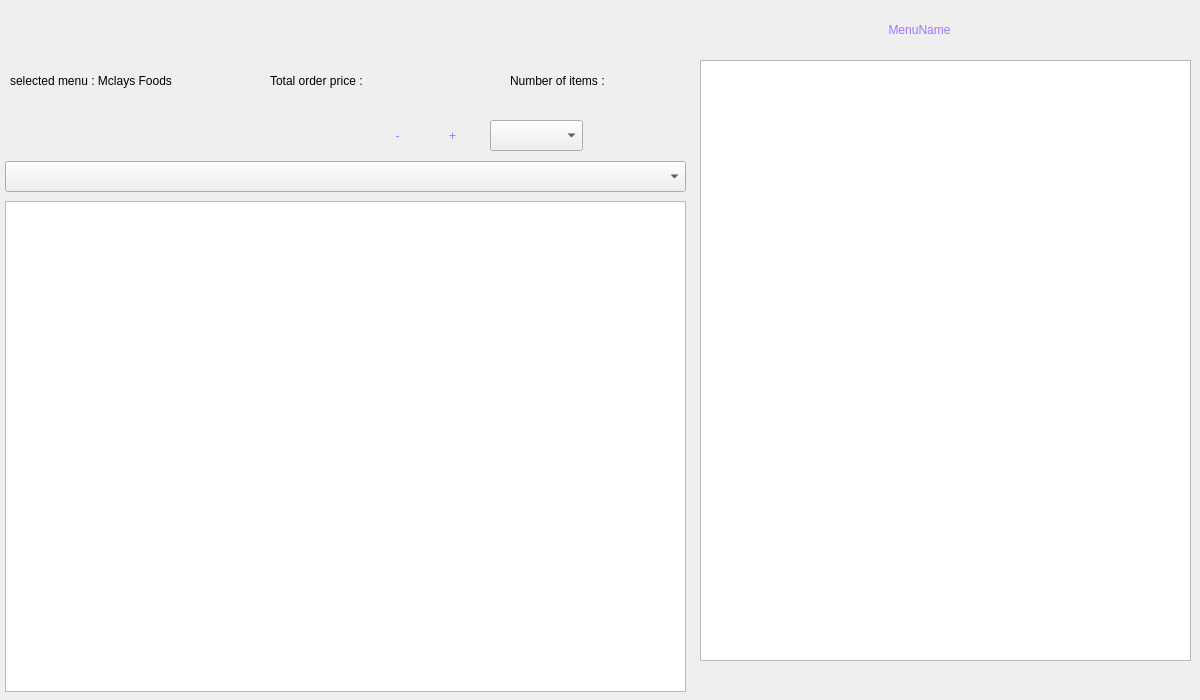
<?xml version="1.0" encoding="UTF-8"?>
<ui version="4.0">
 <class>NewOrderWindow</class>
 <widget class="QDialog" name="NewOrderWindow">
  <property name="geometry">
   <rect>
    <x>0</x>
    <y>0</y>
    <width>1200</width>
    <height>700</height>
   </rect>
  </property>
  <property name="minimumSize">
   <size>
    <width>1200</width>
    <height>700</height>
   </size>
  </property>
  <property name="maximumSize">
   <size>
    <width>1200</width>
    <height>700</height>
   </size>
  </property>
  <property name="windowTitle">
   <string>Dialog</string>
  </property>
  <property name="styleSheet">
   <string notr="true">#NewOrderWindow

{
background-image: url(:/Images/Stillder UI/BuilderInterface.png);
}</string>
  </property>
  <widget class="QListWidget" name="OrderList">
   <property name="geometry">
    <rect>
     <x>5</x>
     <y>201</y>
     <width>681</width>
     <height>491</height>
    </rect>
   </property>
   <property name="styleSheet">
    <string notr="true">
border-image: url(:/Images/Stillder UI/LoginMenu/blank.png);
background-image: url(:/Images/Stillder UI/LoginMenu/blank.png);

</string>
   </property>
  </widget>
  <widget class="QComboBox" name="MenuSelect">
   <property name="geometry">
    <rect>
     <x>5</x>
     <y>161</y>
     <width>681</width>
     <height>31</height>
    </rect>
   </property>
   <property name="styleSheet">
    <string notr="true">
border-image: url(:/Images/Stillder UI/LoginMenu/blank.png);
background-image: url(:/Images/Stillder UI/LoginMenu/blank.png);

</string>
   </property>
  </widget>
  <widget class="QListWidget" name="MenuList">
   <property name="geometry">
    <rect>
     <x>700</x>
     <y>60</y>
     <width>491</width>
     <height>601</height>
    </rect>
   </property>
   <property name="styleSheet">
    <string notr="true">border-image: url(:/Images/Stillder UI/LoginMenu/blank.png);
background-image: url(:/Images/Stillder UI/LoginMenu/blank.png);
</string>
   </property>
  </widget>
  <widget class="QLabel" name="MenuName">
   <property name="geometry">
    <rect>
     <x>704</x>
     <y>9</y>
     <width>431</width>
     <height>41</height>
    </rect>
   </property>
   <property name="styleSheet">
    <string notr="true">color: rgb(161, 117, 255);
font: 100 25pt &quot;Bahnschrift&quot;;
background: transparent;</string>
   </property>
   <property name="text">
    <string>MenuName</string>
   </property>
   <property name="alignment">
    <set>Qt::AlignCenter</set>
   </property>
  </widget>
  <widget class="QLabel" name="SelectedMenu">
   <property name="geometry">
    <rect>
     <x>10</x>
     <y>60</y>
     <width>251</width>
     <height>41</height>
    </rect>
   </property>
   <property name="styleSheet">
    <string notr="true">background: transparent;
color: rgb(0,0,0);
font: 63 10pt &quot;Bahnschrift&quot;;</string>
   </property>
   <property name="text">
    <string>selected menu : Mclays Foods</string>
   </property>
   <property name="scaledContents">
    <bool>true</bool>
   </property>
  </widget>
  <widget class="QLabel" name="TotalOrderPrice">
   <property name="geometry">
    <rect>
     <x>270</x>
     <y>60</y>
     <width>231</width>
     <height>41</height>
    </rect>
   </property>
   <property name="styleSheet">
    <string notr="true">background: transparent;
color: rgb(0,0,0);
font: 63 10pt &quot;Bahnschrift&quot;;</string>
   </property>
   <property name="text">
    <string>Total order price : </string>
   </property>
  </widget>
  <widget class="QLabel" name="NoOfItems">
   <property name="geometry">
    <rect>
     <x>510</x>
     <y>60</y>
     <width>171</width>
     <height>41</height>
    </rect>
   </property>
   <property name="styleSheet">
    <string notr="true">background: transparent;
color: rgb(0,0,0);
font: 63 10pt &quot;Bahnschrift&quot;;</string>
   </property>
   <property name="text">
    <string>Number of items : </string>
   </property>
  </widget>
  <widget class="QPushButton" name="Save">
   <property name="geometry">
    <rect>
     <x>5</x>
     <y>120</y>
     <width>93</width>
     <height>31</height>
    </rect>
   </property>
   <property name="sizePolicy">
    <sizepolicy hsizetype="Minimum" vsizetype="Minimum">
     <horstretch>0</horstretch>
     <verstretch>0</verstretch>
    </sizepolicy>
   </property>
   <property name="styleSheet">
    <string notr="true">#Save{
background-image: url(:/Images/Stillder UI/SaveButton/normal.png);
border: none;
}
#Save:hover
{
background-image: url(:/Images/Stillder UI/SaveButton/hover.png);
}

#Save:pressed
{
background-image: url(:/Images/Stillder UI/SaveButton/clicked.png);
}</string>
   </property>
   <property name="text">
    <string/>
   </property>
  </widget>
  <widget class="QPushButton" name="Close">
   <property name="geometry">
    <rect>
     <x>1133</x>
     <y>3</y>
     <width>61</width>
     <height>53</height>
    </rect>
   </property>
   <property name="styleSheet">
    <string notr="true">#Close
{
background-image: url(:/Images/Stillder UI/CrossButton/normal.png);
border: none;

}
#Close:hover
{
background-image: url(:/Images/Stillder UI/CrossButton/hover.png);

}
#Close:pressed
{
background-image: url(:/Images/Stillder UI/CrossButton/clicked.png);

}</string>
   </property>
   <property name="text">
    <string/>
   </property>
  </widget>
  <widget class="QComboBox" name="Sort">
   <property name="geometry">
    <rect>
     <x>490</x>
     <y>120</y>
     <width>93</width>
     <height>31</height>
    </rect>
   </property>
   <property name="styleSheet">
    <string notr="true">
border-image: url(:/Images/Stillder UI/LoginMenu/blank.png);
background-image: url(:/Images/Stillder UI/LoginMenu/blank.png);

</string>
   </property>
  </widget>
  <widget class="QPushButton" name="Remove">
   <property name="geometry">
    <rect>
     <x>375</x>
     <y>120</y>
     <width>45</width>
     <height>31</height>
    </rect>
   </property>
   <property name="sizePolicy">
    <sizepolicy hsizetype="Minimum" vsizetype="Minimum">
     <horstretch>0</horstretch>
     <verstretch>0</verstretch>
    </sizepolicy>
   </property>
   <property name="styleSheet">
    <string notr="true">#Remove{
color: rgb(161, 117, 255);
font: 100 25pt &quot;Bahnschrift&quot;;
background-image: url(:/Images/Stillder UI/AddAndRemove/Remove/normal.png);
border: none;
background-repeat: none;
}
#Remove:hover
{
background-image:  url(:/Images/Stillder UI/AddAndRemove/Remove/hover.png);
}

#Remove:pressed
{
background-image:  url(:/Images/Stillder UI/AddAndRemove/Remove/clicked.png);
}</string>
   </property>
   <property name="text">
    <string>-</string>
   </property>
  </widget>
  <widget class="QPushButton" name="Add">
   <property name="geometry">
    <rect>
     <x>430</x>
     <y>120</y>
     <width>45</width>
     <height>31</height>
    </rect>
   </property>
   <property name="sizePolicy">
    <sizepolicy hsizetype="Minimum" vsizetype="Minimum">
     <horstretch>0</horstretch>
     <verstretch>0</verstretch>
    </sizepolicy>
   </property>
   <property name="styleSheet">
    <string notr="true">#Add{
color: rgb(161, 117, 255);
font: 100 25pt &quot;Bahnschrift&quot;;
background-image: url(:/Images/Stillder UI/AddAndRemove/Add/normal.png);
border: none;
background-repeat: none;
}
#Add:hover
{
background-image:  url(:/Images/Stillder UI/AddAndRemove/Add/hover.png);
}

#Add:pressed
{
background-image:  url(:/Images/Stillder UI/AddAndRemove/Add/clicked.png);
}</string>
   </property>
   <property name="text">
    <string>+</string>
   </property>
  </widget>
  <widget class="QPushButton" name="SelectSort">
   <property name="geometry">
    <rect>
     <x>590</x>
     <y>120</y>
     <width>93</width>
     <height>31</height>
    </rect>
   </property>
   <property name="sizePolicy">
    <sizepolicy hsizetype="Minimum" vsizetype="Minimum">
     <horstretch>0</horstretch>
     <verstretch>0</verstretch>
    </sizepolicy>
   </property>
   <property name="styleSheet">
    <string notr="true">#SelectSort{
background-image: url(:/Images/Stillder UI/SortButton/normal.png);
border: none;
}
#SelectSort:hover
{
background-image: url(:/Images/Stillder UI/SortButton/hover.png);
}

#SelectSort:pressed
{
background-image: url(:/Images/Stillder UI/SortButton/clicked.png);
}</string>
   </property>
   <property name="text">
    <string/>
   </property>
  </widget>
 </widget>
 <resources/>
 <connections/>
</ui>
